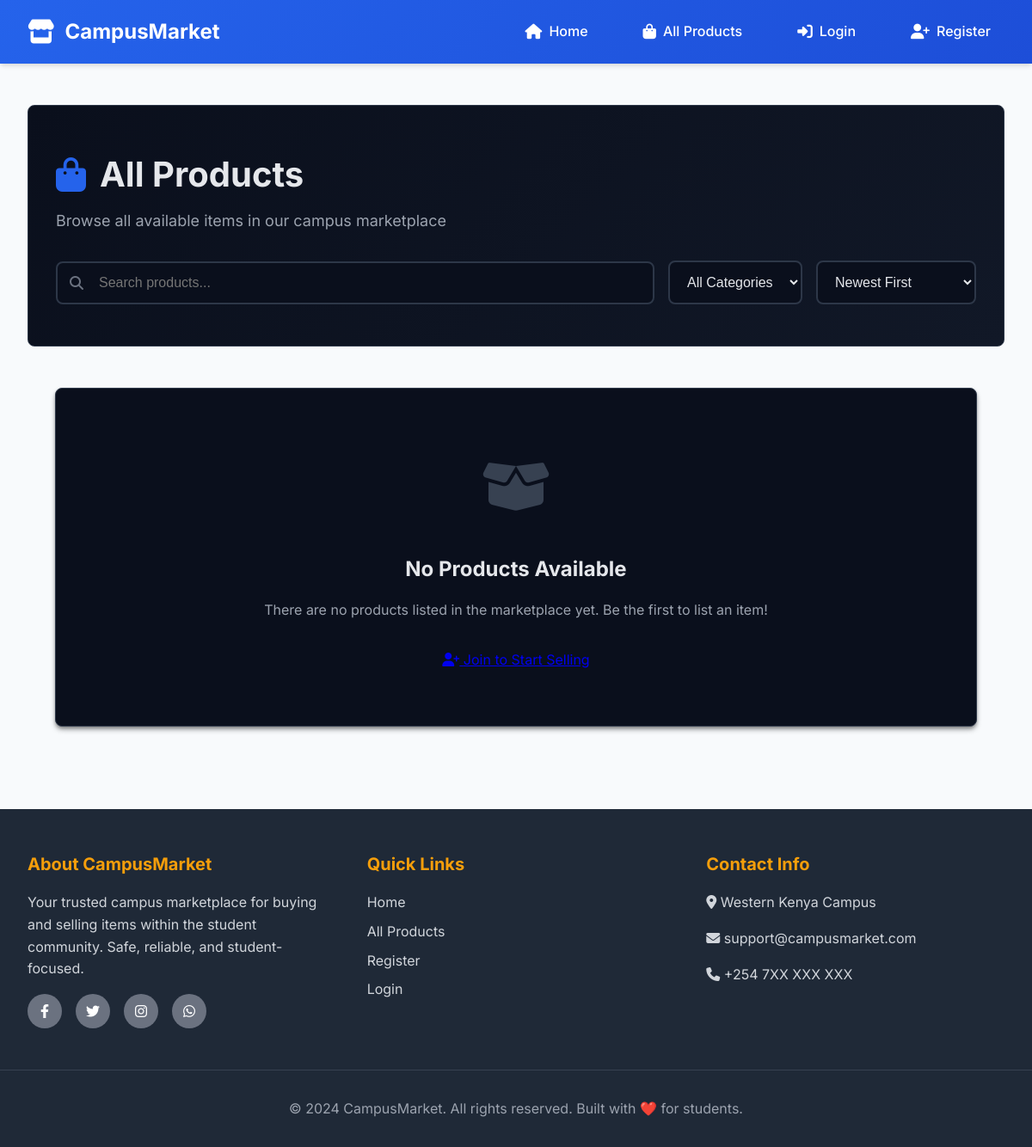
/all, run on an earlier commit of the app's database.
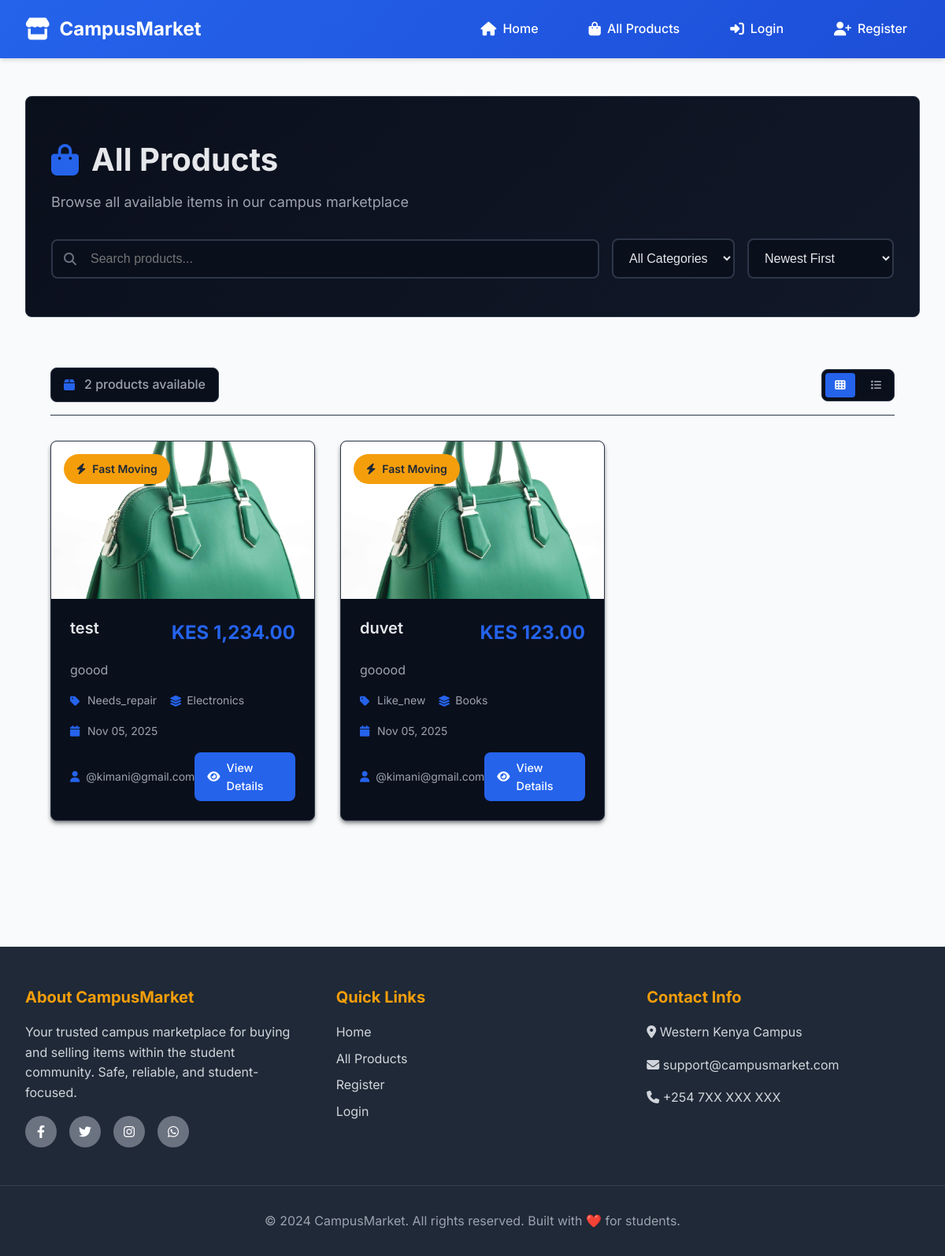
And on a later commit of the database.
### app/models.py (models this page shows, shortened)
class Product(db.Model):
    __tablename__ = 'products'
    id = db.Column(db.Integer, primary_key=True)
    title = db.Column(db.String(100), nullable=False)  # Changed from 'name' to 'title'
    description = db.Column(db.Text)
    price = db.Column(db.Float, nullable=False)
    image = db.Column(db.String(200))  # Changed from 'image_url' to 'image'
    condition = db.Column(db.String(20))  # Added condition field
    contact_info = db.Column(db.Text)  # Added contact_info field
    is_fast_moving = db.Column(db.Boolean, default=False)
    is_active = db.Column(db.Boolean, default=True)  # Added for payment control
    is_sold = db.Column(db.Boolean, default=False)
    category_id = db.Column(db.Integer, db.ForeignKey('categories.id'), nullable=False)
    seller_id = db.Column(db.Integer, db.ForeignKey('users.id'), nullable=False)
    created_at = db.Column(db.DateTime, default=datetime.utcnow)
    updated_at = db.Column(db.DateTime, default=datetime.utcnow, onupdate=datetime.utcnow)
    payments = db.relationship('Payment', backref='product', lazy=True)

class Category(db.Model):
    __tablename__ = 'categories'
    id = db.Column(db.Integer, primary_key=True)
    name = db.Column(db.String(100), nullable=False)
    description = db.Column(db.Text)
    products = db.relationship('Product', backref='category', lazy=True)

class User(UserMixin, db.Model):
    __tablename__ = 'users'
    id = db.Column(db.Integer, primary_key=True)
    username = db.Column(db.String(80), unique=True, nullable=False)
    email = db.Column(db.String(120), unique=True, nullable=False)
    password_hash = db.Column(db.String(128))
    phone = db.Column(db.String(20))
    created_at = db.Column(db.DateTime, default=datetime.utcnow)
    products = db.relationship('Product', backref='seller', lazy=True)
    payments = db.relationship('Payment', backref='user', lazy=True)

### app/products/routes.py (the view)
@products_bp.route('/all')
def all_products():
    products = Product.query.filter_by(is_sold=False, is_active=True).order_by(Product.created_at.desc()).all()
    return render_template('products/all.html', products=products)

### app/templates/products/all.html (shortened to what this page needs)
{% extends "base.html" %}
{% block content %}
<div class="products-header">
    <div class="header-content">
        <h1 class="page-title">
            <i class="fas fa-shopping-bag"></i>
            All Products
        </h1>
        <p class="page-subtitle">Browse all available items in our campus marketplace</p>
        <div class="header-actions">
            <div class="search-filter">
                <div class="search-box">
                    <i class="fas fa-search"></i>
                    <input type="text" id="searchInput" placeholder="Search products...">
                </div>
                <select id="categoryFilter" class="filter-select">
                    <option value="">All Categories</option>
                </select>
                <select id="sortFilter" class="filter-select">
                    <option value="newest">Newest First</option>
                </select>
            </div>
        </div>
    </div>
</div>
<div class="products-container">
    {% if products %}
        <div class="products-stats">
            <div class="stat-badge">
                <i class="fas fa-box"></i>
                <span>{{ products|length }} products available</span>
            </div>
            <div class="view-toggle">
                <button class="view-btn active" data-view="grid">
                    <i class="fas fa-th"></i>
                </button>
                <button class="view-btn" data-view="list">
                    <i class="fas fa-list"></i>
                </button>
            </div>
        </div>
        <div class="products-grid" id="productsView">
            {% for product in products %}
                <div class="product-card" data-category="{{ product.category.name if product.category else 'Other' }}" data-name="{{ product.title.lower() }}">
                    {% if product.is_fast_moving %}
                    <div class="product-badge">
                        <i class="fas fa-bolt"></i>
                        Fast Moving
                    </div>
                    {% endif %}
                    <div class="product-image">
                        {% if product.image %}
                            <img src="{{ url_for('static', filename='uploads/product_images/' + product.image) }}" alt="{{ product.title }}">
                        {% else %}
                            <div class="product-image-placeholder">
                                <i class="fas fa-camera"></i>
                                <span>No Image</span>
                            </div>
                        {% endif %}
                    </div>
                    <div class="product-content">
                        <div class="product-header">
                            <h3 class="product-title">{{ product.title }}</h3>
                            <div class="product-price">KES {{ "{:,.2f}".format(product.price) }}</div>
                        </div>
                        <p class="product-description">
                            {{ product.description[:120] }}{% if product.description|length > 120 %}...{% endif %}
                        </p>
                        <div class="product-meta">
                            <div class="meta-item">
                                <i class="fas fa-tag"></i>
                                <span>{{ product.condition|title }}</span>
                            </div>
                            <div class="meta-item">
                                <i class="fas fa-layer-group"></i>
                                <span>{{ product.category.name if product.category else 'General' }}</span>
                            </div>
                            <div class="meta-item">
                                <i class="fas fa-calendar"></i>
                                <span>{{ product.created_at.strftime('%b %d, %Y') }}</span>
                            </div>
                        </div>
                        <div class="product-footer">
                            <div class="seller-info">
                                <i class="fas fa-user"></i>
                                <span>@{{ product.seller.username }}</span>
                            </div>
                            <a href="{{ url_for('products.view_product', product_id=product.id) }}" class="btn-view">
                                <i class="fas fa-eye"></i>
                                View Details
                            </a>
                        </div>
                    </div>
                </div>
            {% endfor %}
        </div>
    {% else %}
        <div class="empty-state">
            <div class="empty-icon">
                <i class="fas fa-box-open"></i>
            </div>
            <h3>No Products Available</h3>
            <p>There are no products listed in the marketplace yet. Be the first to list an item!</p>
            {% if current_user.is_authenticated %}
                <a href="{{ url_for('products.create_product') }}" class="btn btn-primary">
                    <i class="fas fa-plus"></i>
                    List Your First Item
                </a>
            {% else %}
                <a href="{{ url_for('auth.register') }}" class="btn btn-primary">
                    <i class="fas fa-user-plus"></i>
                </a>
            {% endif %}
        </div>
    {% endif %}
</div>
{% endblock %}

### app/templates/base.html (shortened to what this page needs)
<!DOCTYPE html>
<html lang="en">
<head>
    <link href="https://cdnjs.cloudflare.com/ajax/libs/font-awesome/6.4.0/css/all.min.css" rel="stylesheet">
</head>
<body>
    <nav class="navbar">
        <div class="nav-container">
            <a href="{{ url_for('main.index') }}" class="logo">
                <i class="fas fa-store"></i>
                CampusMarket
            </a>
            <div class="nav-links" id="navLinks">
                <a href="{{ url_for('main.index') }}">
                    <i class="fas fa-home"></i>Home
                </a>
                <a href="{{ url_for('products.all_products') }}">
                    <i class="fas fa-shopping-bag"></i>All Products
                </a>
                {% if current_user.is_authenticated %}
                    <a href="{{ url_for('products.create_product') }}" class="sell-btn">
                        <i class="fas fa-plus"></i>Sell Item
                    </a>
                     <a href="{{ url_for('products.my_products_list') }}">
                        <i class="fas fa-box"></i>My Products
                    </a>
                    <a href="{{ url_for('auth.logout') }}">
                        <i class="fas fa-sign-out-alt"></i>Logout
                    </a>
                {% else %}
                    <a href="{{ url_for('auth.login') }}">
                        <i class="fas fa-sign-in-alt"></i>Login
                    </a>
                    <a href="{{ url_for('auth.register') }}">
                        <i class="fas fa-user-plus"></i>Register
                    </a>
                {% endif %}
            </div>
        </div>
    </nav>
    <div class="container">
        {% block content %}{% endblock %}
    </div>
    <footer class="footer">
        <div class="footer-content">
            <div class="footer-section">
                <h3>About CampusMarket</h3>
                <p>Your trusted campus marketplace for buying and selling items within the student community. Safe, reliable, and student-focused.</p>
                <div class="social-links">
                    <a href="#"><i class="fab fa-facebook-f"></i></a>
                    <a href="#"><i class="fab fa-twitter"></i></a>
                    <a href="#"><i class="fab fa-instagram"></i></a>
                    <a href="#"><i class="fab fa-whatsapp"></i></a>
                </div>
            </div>
            <div class="footer-section">
                <h3>Quick Links</h3>
                <ul class="footer-links">
                    <li><a href="{{ url_for('main.index') }}">Home</a></li>
                    <li><a href="{{ url_for('products.all_products') }}">All Products</a></li>
                    {% if current_user.is_authenticated %}
                        <li><a href="{{ url_for('products.create_product') }}">Sell Item</a></li>
                           <a href="{{ url_for('products.my_products_list') }}">My Products</a>                    {% else %}
                        <li><a href="{{ url_for('auth.register') }}">Register</a></li>
                        <li><a href="{{ url_for('auth.login') }}">Login</a></li>
                    {% endif %}
                </ul>
            </div>
            <div class="footer-section">
                <h3>Contact Info</h3>
                <p><i class="fas fa-map-marker-alt"></i> Western Kenya Campus</p>
                <p><i class="fas fa-envelope"></i> support@campusmarket.com</p>
                <p><i class="fas fa-phone"></i> +254 7XX XXX XXX</p>
            </div>
        </div>
        <div class="footer-bottom">
            <p>&copy; 2024 CampusMarket. All rights reserved. Built with ❤️ for students.</p>
        </div>
    </footer>
</body>
</html>

### app/templates/base.html (style rules this page uses)
:root { --primary: #2563eb; --primary-dark: #1d4ed8; --secondary: #f59e0b; --dark: #1f2937; --light: #f8fafc; --gray: #6b7280; --gray-light: #e5e7eb; --success: #10b981; --error: #ef4444; --shadow: 0 4px 6px -1px rgba(0, 0, 0, 0.1), 0 2px 4px -1px rgba(0, 0, 0, 0.06); --radius: 8px; }
* { margin: 0; padding: 0; box-sizing: border-box; }
body { font-family: 'Inter', sans-serif; background-color: #f8fafc; color: #374151; line-height: 1.6; }
.navbar { background: linear-gradient(135deg, var(--primary), var(--primary-dark)); padding: 1rem 0; box-shadow: var(--shadow); position: sticky; top: 0; z-index: 1000; }
.nav-container { max-width: 1200px; margin: 0 auto; padding: 0 2rem; display: flex; justify-content: space-between; align-items: center; }
.logo { display: flex; align-items: center; gap: 0.75rem; color: white; font-size: 1.5rem; font-weight: 700; text-decoration: none; }
.logo i { font-size: 1.75rem; }
.nav-links { display: flex; gap: 2rem; align-items: center; }
.nav-links a { color: white; text-decoration: none; font-weight: 500; padding: 0.5rem 1rem; border-radius: var(--radius); transition: all 0.3s ease; display: flex; align-items: center; gap: 0.5rem; }
.nav-links a i { font-size: 1.1rem; }
.container { max-width: 1200px; margin: 0 auto; padding: 2rem; min-height: calc(100vh - 140px); }
.footer { background: var(--dark); color: white; padding: 3rem 0 2rem; margin-top: 4rem; }
.footer-content { max-width: 1200px; margin: 0 auto; padding: 0 2rem; display: grid; grid-template-columns: repeat(auto-fit, minmax(250px, 1fr)); gap: 3rem; }
.footer-section h3 { color: var(--secondary); margin-bottom: 1rem; font-size: 1.25rem; }
.footer-section p { color: #d1d5db; margin-bottom: 1rem; }
.footer-links { list-style: none; }
.footer-links li { margin-bottom: 0.5rem; }
.footer-links a { color: #d1d5db; text-decoration: none; transition: color 0.3s ease; }
.social-links { display: flex; gap: 1rem; margin-top: 1rem; }
.social-links a { color: white; background: var(--gray); width: 40px; height: 40px; border-radius: 50%; display: flex; align-items: center; justify-content: center; text-decoration: none; transition: all 0.3s ease; }
.footer-bottom { text-align: center; margin-top: 3rem; padding-top: 2rem; border-top: 1px solid #374151; color: #9ca3af; }

What changed in the data, as far as the page shows it:
added Product: is_fast_moving True (drawn), image+title (picture), title "test", price "1,234.00", description "goood", condition "Needs_repair", category "Electronics", created_at "Nov 05, 2025", seller.username "kimani@gmail.com"
added Product: is_fast_moving True (drawn), image (picture), title "duvet", price "123.00", description "gooood", condition "Like_new", category "Books", created_at "Nov 05, 2025", seller.username "kimani@gmail.com"
Also different on the page:
{{ products|length }}: (not shown) → "2"
text no longer shown: "No Products Available There are no products listed in the marketplace yet. Be the first to list an item!"
text now shown: "products available"
